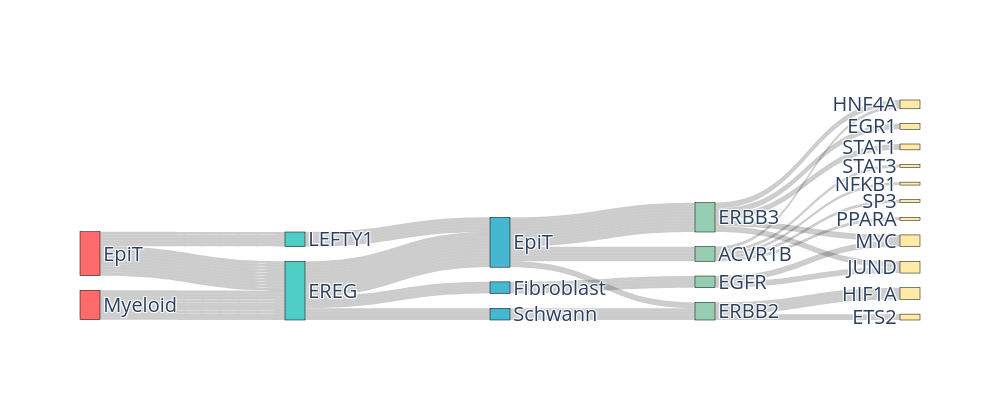

Notebook cell for this chart:
### Code cell
pc.plot_LRTF_network_sankey(refined_pathways2,fontsize=20,width=1000, height=400)

### Figure 1 — Plotly figure (JSON) as saved in the notebook; plotly's stock layout.template omitted (floating-point values rounded to 4 significant figures)
{"data": [{"link": {"source": [0, 2, 4, 7, 0, 2, 4, 7, 0, 2, 4, 7, 0, 2, 4, 7, 0, 2, 4, 7, 0, 3, 4, 8, 1, 3, 4, 8, 0, 3, 4, 8, 1, 3, 4, 8, 0, 3, 4, 8, 1, 3, 4, 8, 0, 3, 4, 8, 1, 3, 4, 8, 0, 3, 4, 8, 1, 3, 4, 8, 0, 3, 4, 9, 1, 3, 4, 9, 0, 3, 5, 10, 1, 3, 5, 10, 0, 3, 5, 10, 1, 3, 5, 10, 0, 3, 6, 9, 1, 3, 6, 9, 0, 3, 6, 9, 1, 3, 6, 9], "target": [2, 4, 7, 11, 2, 4, 7, 12, 2, 4, 7, 13, 2, 4, 7, 14, 2, 4, 7, 15, 3, 4, 8, 16, 3, 4, 8, 16, 3, 4, 8, 17, 3, 4, 8, 17, 3, 4, 8, 18, 3, 4, 8, 18, 3, 4, 8, 19, 3, 4, 8, 19, 3, 4, 8, 11, 3, 4, 8, 11, 3, 4, 9, 20, 3, 4, 9, 20, 3, 5, 10, 16, 3, 5, 10, 16, 3, 5, 10, 19, 3, 5, 10, 19, 3, 6, 9, 21, 3, 6, 9, 21, 3, 6, 9, 20, 3, 6, 9, 20], "value": [1, 1, 1, 1, 1, 1, 1, 1, 1, 1, 1, 1, 1, 1, 1, 1, 1, 1, 1, 1, 1, 1, 1, 1, 1, 1, 1, 1, 1, 1, 1, 1, 1, 1, 1, 1, 1, 1, 1, 1, 1, 1, 1, 1, 1, 1, 1, 1, 1, 1, 1, 1, 1, 1, 1, 1, 1, 1, 1, 1, 1, 1, 1, 1, 1, 1, 1, 1, 1, 1, 1, 1, 1, 1, 1, 1, 1, 1, 1, 1, 1, 1, 1, 1, 1, 1, 1, 1, 1, 1, 1, 1, 1, 1, 1, 1, 1, 1, 1, 1]}, "node": {"color": ["#FF6B6B", "#FF6B6B", "#4ECDC4", "#4ECDC4", "#45B7D1", "#45B7D1", "#45B7D1", "#96CEB4", "#96CEB4", "#96CEB4", "#96CEB4", "#FFEAA7", "#FFEAA7", "#FFEAA7", "#FFEAA7", "#FFEAA7", "#FFEAA7", "#FFEAA7", "#FFEAA7", "#FFEAA7", "#FFEAA7", "#FFEAA7"], "label": ["EpiT", "Myeloid", "LEFTY1", "EREG", "EpiT", "Fibroblast", "Schwann", "ACVR1B", "ERBB3", "ERBB2", "EGFR", "HNF4A", "STAT3", "NFKB1", "SP3", "PPARA", "MYC", "EGR1", "STAT1", "JUND", "HIF1A", "ETS2"], "line": {"color": "black", "width": 0.5}, "pad": 15, "thickness": 20}, "type": "sankey"}], "layout": {"font": {"size": 20}, "height": 400, "title": {"text": " "}, "width": 1000}}
